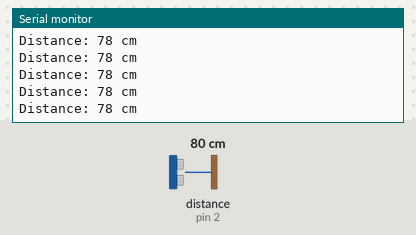
The sketch below on a simulated Arduino Uno, built with avr-gcc and run on an emulated ATmega328P. Parts: the last lines printed to the serial monitor. Wiring (inferred from the names in the program): ultrasonic range finder: trigger pin 3; echo pin 2. The test bench sets the inputs (shaded band); at power-on: distance to the obstacle (sensor on pin 2) 80 cm. The echo pulse lasts 58.3 µs per cm.

Above: at 1.2 s.
1.3 s: distance to the obstacle (sensor on pin 2) set to 2 cm
At 2.2 s:
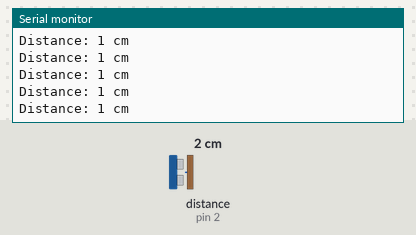
4.3 s: distance to the obstacle (sensor on pin 2) set to 120 cm
At 5.3 s:
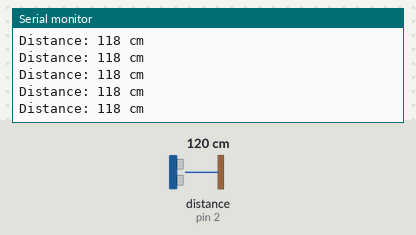
7.3 s: distance to the obstacle (sensor on pin 2) set to 18 cm
At 8.3 s:
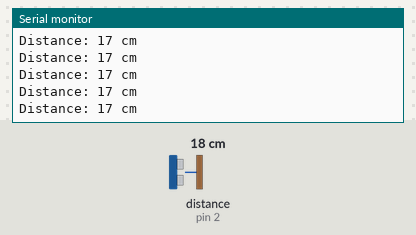
10.3 s: distance to the obstacle (sensor on pin 2) set to 250 cm
At 11.3 s:
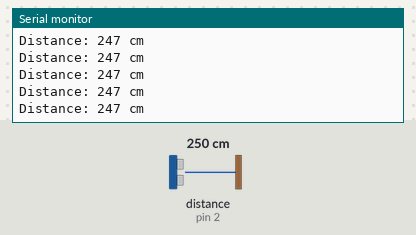
Timing chart, 0 to 13.3 s (numbered marks = the images above; inputs shaded):
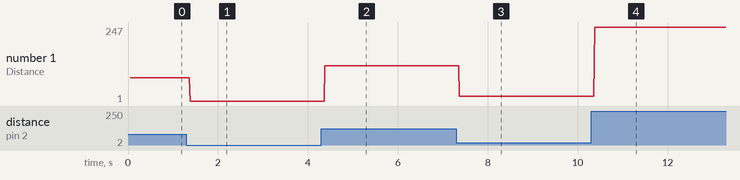

The sketch:

distance.ino
```cpp
// ---------------------------------------------------------------- //
// Arduino Ultrasoninc Sensor HC-SR04
// Re-writed by Arbi Abdul Jabbaar
// Using Arduino IDE 1.8.7
// Using HC-SR04 Module
// Tested on 17 September 2019
//
// Edited by Luca Lewin (15 June 2022)
// ---------------------------------------------------------------- //

#define ECHO_PIN 2 // attach pin D2 Arduino to pin Echo of HC-SR04
#define TRIG_PIN 3 // attach pin D3 Arduino to pin Trig of HC-SR04

#define SPEED_OF_SOUND 0.034                   // in [cm*ms^-1]
#define HALF_SPEED_OF_SOUND SPEED_OF_SOUND / 2 // in [cm*ms^-1]

// defines variables
unsigned long duration; // variable for the duration of sound wave travel
unsigned int distance;  // variable for the distance measurement

void setup() {
	pinMode(TRIG_PIN, OUTPUT); // Sets the TRIG_PIN as an OUTPUT
	pinMode(ECHO_PIN, INPUT);  // Sets the ECHO_PIN as an INPUT

	// Serial Communication is starting with 9600 of baudrate speed
	Serial.begin(9600);
	Serial.println("Ultrasonic Sensor HC-SR04 Test");
	Serial.println("with Arduino UNO R3");
}

void loop() {
	// Clears the TRIG_PIN condition
	digitalWrite(TRIG_PIN, LOW);
	delayMicroseconds(2);

	// Sets the TRIG_PIN HIGH (ACTIVE) for 10 microseconds
	digitalWrite(TRIG_PIN, HIGH);
	delayMicroseconds(10);
	digitalWrite(TRIG_PIN, LOW);

	// Reads the ECHO_PIN, returns the sound wave travel time in microseconds
	duration = pulseIn(ECHO_PIN, HIGH);

	// Calculating the distance
	distance = duration * HALF_SPEED_OF_SOUND;

	// Displays the distance on the Serial Monitor
	Serial.print("Distance: ");
	Serial.print(distance);
	Serial.println(" cm");
}
```

Measured:
- after the input at 1.3 s, the serial monitor: prints a new line after 0.08 s (image 1)
- after the input at 4.3 s, the serial monitor: prints a new line after 0.08 s (image 2)
- after the input at 7.3 s, the serial monitor: prints a new line after 0.07 s (image 3)
- after the input at 10.3 s, the serial monitor: prints a new line after 0.08 s (image 4)
- plotted number 1: 78 → 1 after the input at 1.3 s, 1 → 118 after the input at 4.3 s, 118 → 17 after the input at 7.3 s, 17 → 247 after the input at 10.3 s
